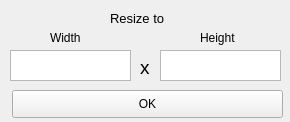
<?xml version="1.0" encoding="UTF-8"?>
<ui version="4.0">
 <class>Resize</class>
 <widget class="QWidget" name="Resize">
  <property name="geometry">
   <rect>
    <x>0</x>
    <y>0</y>
    <width>290</width>
    <height>122</height>
   </rect>
  </property>
  <property name="font">
   <font>
    <family>Arial</family>
   </font>
  </property>
  <property name="windowTitle">
   <string>Resize Output</string>
  </property>
  <widget class="QTextEdit" name="width">
   <property name="geometry">
    <rect>
     <x>10</x>
     <y>50</y>
     <width>121</width>
     <height>31</height>
    </rect>
   </property>
  </widget>
  <widget class="QLabel" name="label">
   <property name="geometry">
    <rect>
     <x>140</x>
     <y>60</y>
     <width>64</width>
     <height>15</height>
    </rect>
   </property>
   <property name="font">
    <font>
     <family>Arial</family>
     <pointsize>14</pointsize>
    </font>
   </property>
   <property name="text">
    <string>x</string>
   </property>
  </widget>
  <widget class="QTextEdit" name="height">
   <property name="geometry">
    <rect>
     <x>160</x>
     <y>50</y>
     <width>121</width>
     <height>31</height>
    </rect>
   </property>
  </widget>
  <widget class="QLabel" name="label_2">
   <property name="geometry">
    <rect>
     <x>110</x>
     <y>10</y>
     <width>91</width>
     <height>16</height>
    </rect>
   </property>
   <property name="font">
    <font>
     <family>Arial</family>
     <pointsize>10</pointsize>
    </font>
   </property>
   <property name="text">
    <string>Resize to</string>
   </property>
  </widget>
  <widget class="QLabel" name="label_3">
   <property name="geometry">
    <rect>
     <x>50</x>
     <y>30</y>
     <width>64</width>
     <height>15</height>
    </rect>
   </property>
   <property name="text">
    <string>Width</string>
   </property>
  </widget>
  <widget class="QLabel" name="label_4">
   <property name="geometry">
    <rect>
     <x>200</x>
     <y>30</y>
     <width>64</width>
     <height>15</height>
    </rect>
   </property>
   <property name="text">
    <string>Height</string>
   </property>
  </widget>
  <widget class="QPushButton" name="pushButton">
   <property name="geometry">
    <rect>
     <x>12</x>
     <y>90</y>
     <width>271</width>
     <height>28</height>
    </rect>
   </property>
   <property name="text">
    <string>OK</string>
   </property>
  </widget>
 </widget>
 <resources/>
 <connections/>
</ui>
